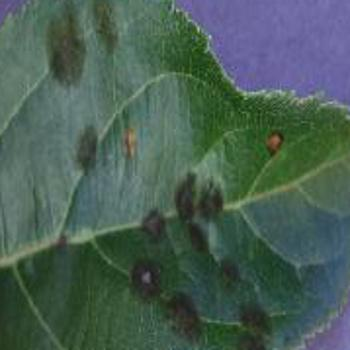
#> input picture Dataset/Apple___Apple_scab/image (437).JPG, 350 x 350 px
$ python -i mask.py   (imports and definitions only)
#> lines starting #> are read from the running program, lines starting #| are printed output that depends on the picture; after the words box and inside, x2 and y2 are one past the last pixel; in counts of white or black regions, pixels touching at a corner belong together
#> further down, picture is the input picture: shape (350, 350, 3); mean B, G, R 85.1, 95.3, 73.2
import cv2
import numpy as np
import os
from pathlib import Path

# =====================================================
# ⚙️ CẤU HÌNH
# =====================================================
BASE_DIR = Path(__file__).resolve().parent
ROOT = BASE_DIR.parent / "Dataset"

INPUT_DIR = ROOT / "binary_health_dataset"   # ✅ tập đã lọc chỉ còn lá
OUTPUT_LEAF = ROOT / "leaf_masks"
OUTPUT_DISEASE = ROOT / "disease_masks"
IMG_SIZE = (512, 512)

# [2 lines not run here, left out]


# =====================================================
# 🧩 HÀM HỖ TRỢ
# =====================================================
def ensure_dir(path: Path):
    """Tạo thư mục cha nếu chưa có"""
    path.parent.mkdir(parents=True, exist_ok=True)


# =====================================================
# 🌿 TÁCH LÁ
# =====================================================
def segment_leaf(img_bgr):
    """Trả về leaf_mask (0/255). Dùng HSV + morphology để ổn định hơn."""
    blur = cv2.GaussianBlur(img_bgr, (5, 5), 0)
    hsv = cv2.cvtColor(blur, cv2.COLOR_BGR2HSV)
#> hsv: shape (350, 350, 3); mean H, S, V 74.7, 81.5, 102.4

    # Hỗ trợ xanh lá nhạt -> đậm
    lower = np.array([25, 30, 30], dtype=np.uint8)
    upper = np.array([95, 255, 255], dtype=np.uint8)
    mask = cv2.inRange(hsv, lower, upper)
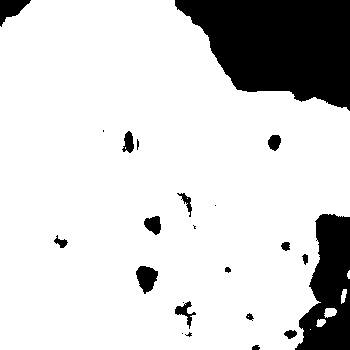
#> mask: shape (350, 350); 83.2% white; 23 black regions (7 under 20 px), largest, box (x1, y1, x2, y2) and area: (175, 0, 350, 111) 13557, (295, 214, 350, 350) 4937, (0, 0, 31, 27) 431

    # Morphology: loại nhiễu và liền mạch
    mask = cv2.morphologyEx(mask, cv2.MORPH_CLOSE, np.ones((7,7), np.uint8))
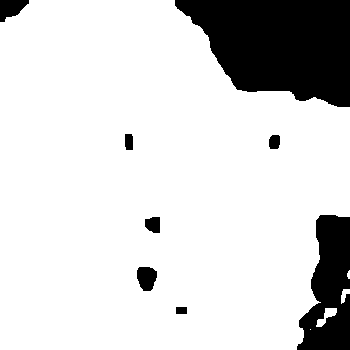
#> mask: shape (350, 350); 83.9% white; 8 black regions, largest, box (x1, y1, x2, y2) and area: (175, 0, 350, 107) 13541, (297, 215, 350, 350) 4872, (0, 0, 29, 22) 416
    mask = cv2.morphologyEx(mask, cv2.MORPH_OPEN,  np.ones((5,5), np.uint8))
#> mask: shape (350, 350); 83.8% white; 8 black regions

    # Giữ vùng lớn nhất (lá chính)
    cnts, _ = cv2.findContours(mask, cv2.RETR_EXTERNAL, cv2.CHAIN_APPROX_SIMPLE)
#> cnts = 4 contours; box (x1, y1, x2, y2) and area: (0, 0, 350, 350) 102734, (325, 308, 337, 317) 80, (317, 319, 325, 327) 44, (343, 289, 350, 294) 24
    if cnts:
        biggest = max(cnts, key=cv2.contourArea)
#> biggest = contour of 183 points, box (x1, y1, x2, y2) (0, 0, 350, 350), area 102734
        keep = np.zeros_like(mask)
        cv2.drawContours(keep, [biggest], -1, 255, thickness=cv2.FILLED)
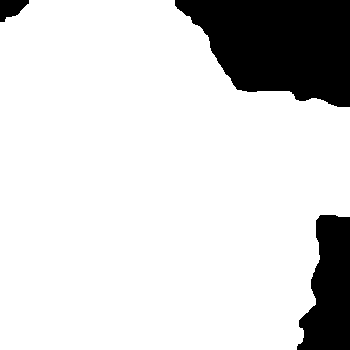
#> keep: shape (350, 350); 84.4% white; 3 black regions, box (x1, y1, x2, y2) and area: (175, 0, 350, 107) 13544, (297, 215, 350, 350) 5154, (0, 0, 29, 22) 416
        mask = keep

    return mask


# =====================================================
# 🍂 PHÁT HIỆN BỆNH (cho ảnh diseased)
# =====================================================
def disease_region_diseased(img_bgr, leaf_mask):
    """Tìm vùng bệnh trong ảnh diseased: dùng Otsu threshold trên vùng lá"""
    gray = cv2.cvtColor(img_bgr, cv2.COLOR_BGR2GRAY)

    # Chỉ xét trong lá
    gray_in_leaf = gray.copy()
    gray_in_leaf[leaf_mask == 0] = 255

    # Otsu threshold để tìm vùng tối hơn
    _, otsu = cv2.threshold(gray_in_leaf, 0, 255, cv2.THRESH_BINARY_INV + cv2.THRESH_OTSU)

    # Giới hạn trong lá
    disease = cv2.bitwise_and(otsu, leaf_mask)

    # Morphology làm mịn
    disease = cv2.morphologyEx(disease, cv2.MORPH_OPEN, np.ones((3,3), np.uint8))
    disease = cv2.morphologyEx(disease, cv2.MORPH_CLOSE, np.ones((5,5), np.uint8))

    # Lọc vùng nhỏ
    cnts, _ = cv2.findContours(disease, cv2.RETR_EXTERNAL, cv2.CHAIN_APPROX_SIMPLE)
    keep = np.zeros_like(disease)
    for c in cnts:
        if cv2.contourArea(c) >= 80:
            cv2.drawContours(keep, [c], -1, 255, thickness=cv2.FILLED)
    return keep


# =====================================================
# 🌱 ẢNH HEALTHY (không có bệnh)
# =====================================================
def disease_region_healthy(leaf_mask):
    """Ảnh healthy: không có vùng bệnh."""
    return np.zeros_like(leaf_mask, dtype=np.uint8)


# =====================================================
# 🚀 XỬ LÝ TOÀN BỘ DATASET
# =====================================================
count = 0
# [43 lines not run here, left out]

>>> import cv2
>>> picture = cv2.imread('Dataset/Apple___Apple_scab/image (437).JPG')
>>> result = segment_leaf(picture)

$ run again, on Dataset/Apple___Black_rot/image (637).JPG
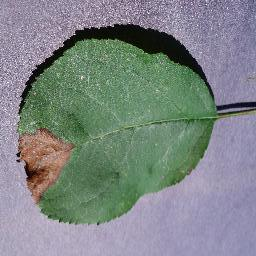
#> input picture Dataset/Apple___Black_rot/image (637).JPG, 256 x 256 px
#> picture is the input picture: shape (256, 256, 3); mean B, G, R 133, 133.6, 125.9
#> hsv: shape (256, 256, 3); mean H, S, V 95.5, 54, 148.1
#> in segment_leaf, `mask = cv2.inRange(hsv, lower, upper)`:
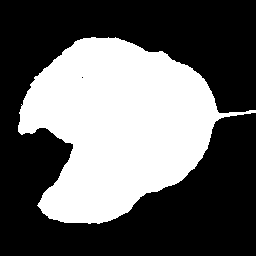
#> mask: shape (256, 256); 38.8% white; 1 white region, box (x1, y1, x2, y2) and area: (18, 37, 256, 224) 25432
#> in segment_leaf, `mask = cv2.morphologyEx(mask, cv2.MORPH_OPEN,  np.ones((5,5), np.uint8))`:
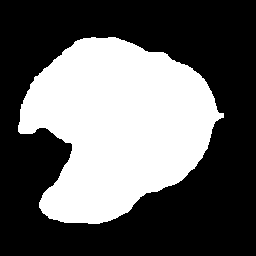
#> mask: shape (256, 256); 38.7% white; 1 white region
#> cnts = 1 contour; box (x1, y1, x2, y2) and area: (18, 37, 224, 224) 25030
#> biggest = contour of 317 points, box (x1, y1, x2, y2) (18, 37, 224, 224), area 25030

$ run again, on Dataset/Apple___Black_rot/image (640).JPG
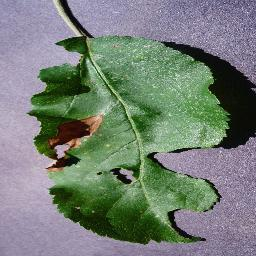
#> input picture Dataset/Apple___Black_rot/image (640).JPG, 256 x 256 px
#> picture is the input picture: shape (256, 256, 3); mean B, G, R 118.2, 127.4, 117.1
#> hsv: shape (256, 256, 3); mean H, S, V 91, 73.1, 139.3
#> in segment_leaf, `mask = cv2.morphologyEx(mask, cv2.MORPH_OPEN,  np.ones((5,5), np.uint8))`:
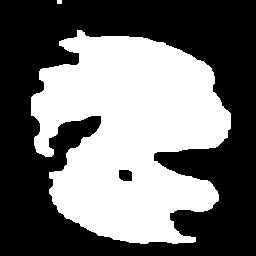
#> mask: shape (256, 256); 44.2% white; 2 white regions
#> cnts = 2 contours, 1 with area under 20; largest, box (x1, y1, x2, y2) and area: (31, 30, 231, 244) 28544
#> biggest = contour of 395 points, box (x1, y1, x2, y2) (31, 30, 231, 244), area 28544
#> in segment_leaf, `cv2.drawContours(keep, [biggest], -1, 255, thickness=cv2.FILLED)`:
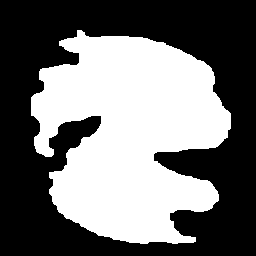
#> keep: shape (256, 256); 44.3% white; 1 white region, box (x1, y1, x2, y2) and area: (31, 30, 231, 244) 29048
